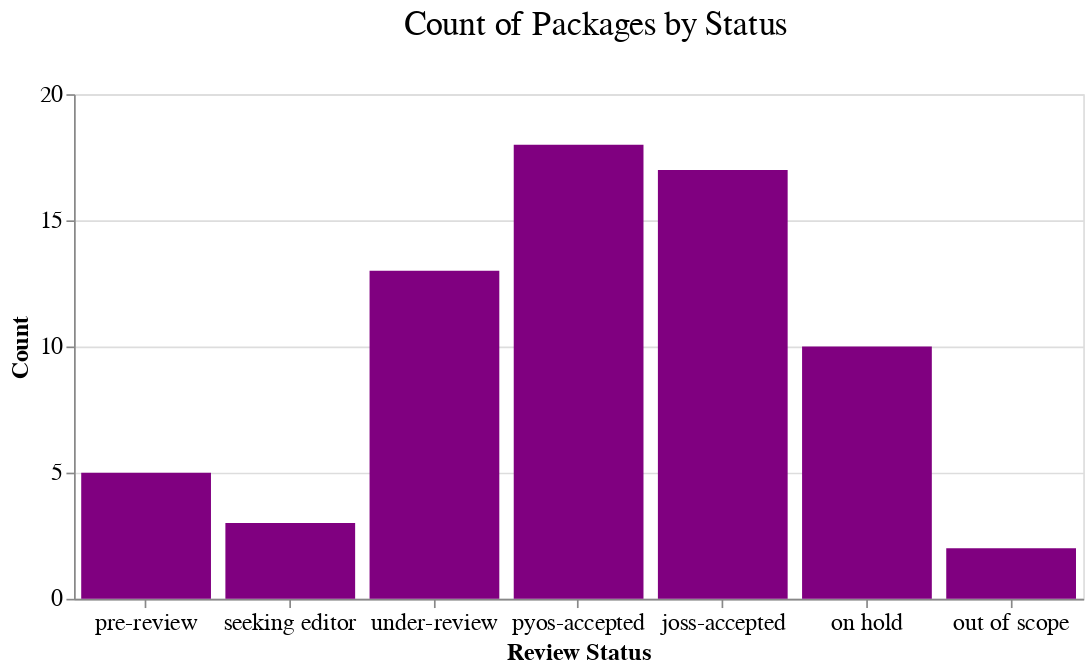

The cell this chart's notebook holds for it:
### Markdown cell above
## Current review status 

The plot below shows the status of our current open and closed reviews. 

A few of these numbers are a bit off (or out of sync with our project board)
But the numbers right now are close!

### Code cell
chart = (
    alt.Chart(review_status_ct)
    .mark_bar()
    .encode(
        x=alt.X(
            "status",
            title="Review Status",
            sort=[
                "pre-review",
                "seeking editor",
                "under-review",
                "pyos-accepted",
                "joss-accepted",
                "on-hold",
                "out-of-scope",
            ],
        ),
        y=alt.Y(
            "count",
            axis=alt.Axis(tickCount=5),
            title="Count",
            scale=alt.Scale(domain=[0, 20]),
        ),
        tooltip=[
            alt.Tooltip("status:N", title="Status"),
            alt.Tooltip("count:Q", title="Count"),
        ],
    )
    .properties(title="Count of Packages by Status", width="container")
)

# Display the chart
chart.show()

### Figure 1 — Vega-Lite specification as saved in the notebook (floating-point values rounded to 4 significant figures)
{"config": {"title": {"fontSize": 20, "font": "Poppins", "anchor": "middle", "color": "black", "fontWeight": 400, "dy": -20, "dx": 10}, "axis": {"labelFontSize": 14, "titleFontSize": 14, "titleFont": "Poppins", "labelFont": "Poppins"}, "axisX": {"labelAngle": 0}, "legend": {"labelFontSize": 12, "titleFontSize": 14, "titleFont": "Poppins", "labelFont": "Poppins"}, "bar": {"color": "purple", "fill": "purple"}, "line": {"color": "purple"}, "view": {"height": 300, "width": 600, "padding": {"top": 190, "left": 10, "right": 10, "bottom": 90}}}, "data": {"name": "data-93f4bfc0a2ab3b2c11cd3500b891bf09"}, "mark": {"type": "bar"}, "encoding": {"tooltip": [{"field": "status", "title": "Status", "type": "nominal"}, {"field": "count", "title": "Count", "type": "quantitative"}], "x": {"field": "status", "sort": ["pre-review", "seeking editor", "under-review", "pyos-accepted", "joss-accepted", "on-hold", "out-of-scope"], "title": "Review Status", "type": "nominal"}, "y": {"axis": {"tickCount": 5}, "field": "count", "scale": {"domain": [0, 20]}, "title": "Count", "type": "quantitative"}}, "title": "Count of Packages by Status", "width": "container", "$schema": "https://vega.github.io/schema/vega-lite/v5.17.0.json", "datasets": {"data-93f4bfc0a2ab3b2c11cd3500b891bf09": [{"status": "pyos-accepted", "count": 18}, {"status": "joss-accepted", "count": 17}, {"status": "under-review", "count": 13}, {"status": "on hold", "count": 10}, {"status": "pre-review", "count": 5}, {"status": "seeking editor", "count": 3}, {"status": "out of scope", "count": 2}]}}
